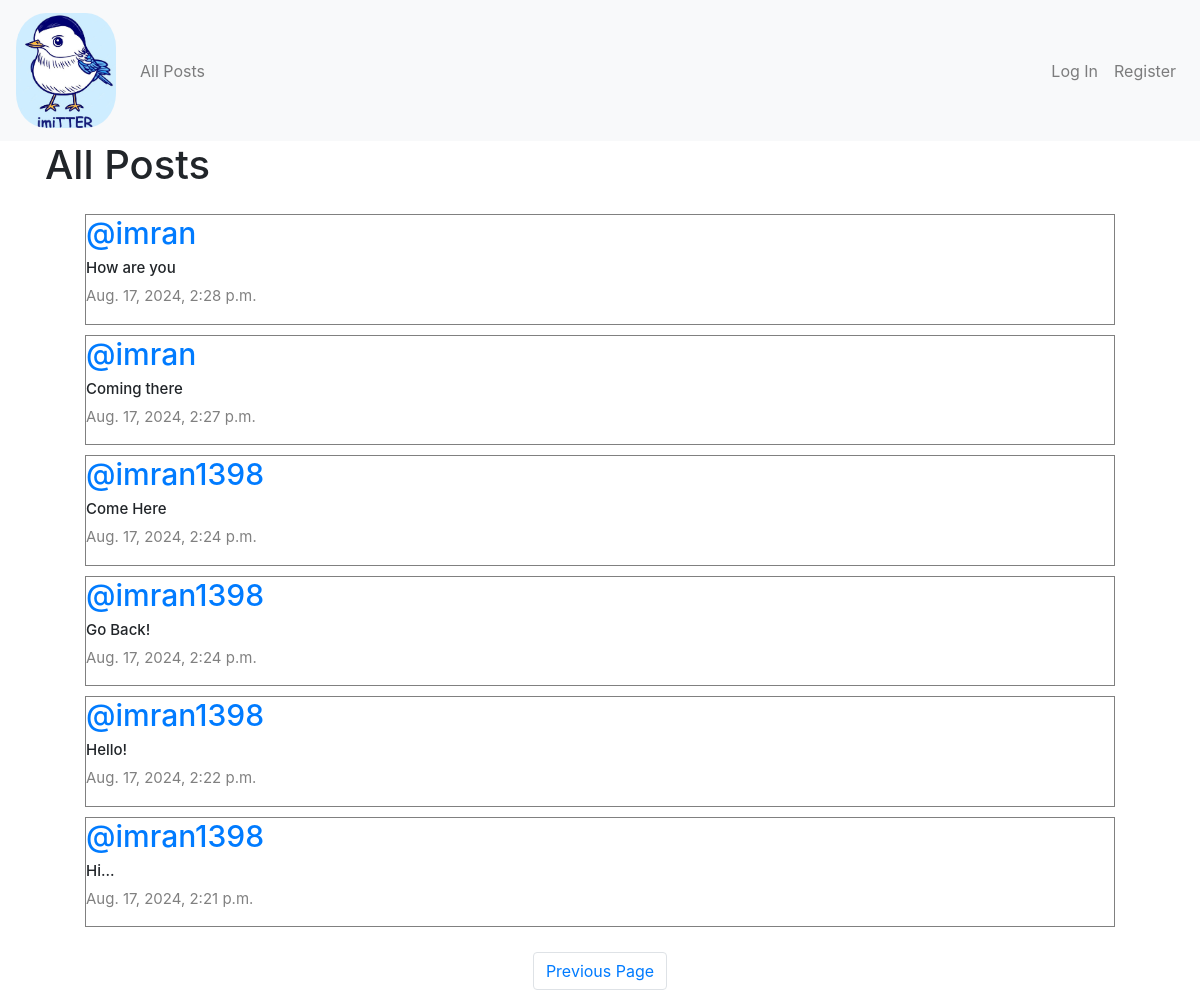
/?page=3, run on the app's committed database.
### network/models.py (models this page shows, shortened)
class Post(models.Model):
    content = models.CharField(max_length=140)
    user = models.ForeignKey(User, on_delete=models.CASCADE, related_name="author")
    date = models.DateTimeField(auto_now_add=True)

class User(AbstractUser):
    pass

### network/views.py (the view)
# urls.py: path("", views.index, name="index"),
def index(request):
    allPosts = Post.objects.all().order_by("id").reverse()
    paginator = Paginator(allPosts, 10)
    page_number = request.GET.get('page')
    posts_of_the_page = paginator.get_page(page_number)
    allLikes = Like.objects.all()
    whoYouLiked = [like.post.id for like in allLikes if like.user.id == request.user.id]
    return render(request, "network/index.html", {
        "posts_of_the_page": posts_of_the_page,
        "whoYouLiked": whoYouLiked,
    })

### network/templates/network/index.html (shortened to what this page needs)
{% extends "network/layout.html" %}
{% block body %}
<h1>All Posts</h1>
<div class="all-posts">
    {% for post in posts_of_the_page %}
    <div class="row post">
        <h5 class="username"><a href="{% url 'profile' user_id=post.user.id %}">@{{ post.user }}</a></h5>
        <h6 class="content" id="content_{{ post.id }}">{{ post.content }}</h6>
        <p class="date">{{ post.date }}</p>
    </div>
    {% endfor %}
</div>
<nav aria-label="Page navigation example">
    <ul class="pagination d-flex justify-content-center">
        {% if posts_of_the_page.has_previous %}
        <li class="page-item"><a class="page-link" href="?page={{ posts_of_the_page.previous_page_number }}">Previous
                Page</a></li>
        {% endif %}
    </ul>
</nav>
{% endblock %}

### network/static/network/styles.css (style rules this page uses)
.all-posts { display: flex; justify-content: flex-start; flex-direction: column; margin: 20px; }
.post { border: 0.1px solid gray; display: flex; justify-content: center; flex-direction: column; box-sizing: border-box; margin: 5px 20px; }
.content { font-size: 15px; }
.username { font-size: 30px; }
.date { color: gray; font-size: 15px; }

### data on the page
Post: user "imran", content "How are you", date "Aug. 17, 2024, 2:28 p.m."
Post: user "imran", content "Coming there", date "Aug. 17, 2024, 2:27 p.m."
Post: user "imran1398", content "Come Here", date "Aug. 17, 2024, 2:24 p.m."
Post: user "imran1398", content "Go Back!", date "Aug. 17, 2024, 2:24 p.m."
Post: user "imran1398", content "Hello!", date "Aug. 17, 2024, 2:22 p.m."
Post: user "imran1398", content "Hi...", date "Aug. 17, 2024, 2:21 p.m."
